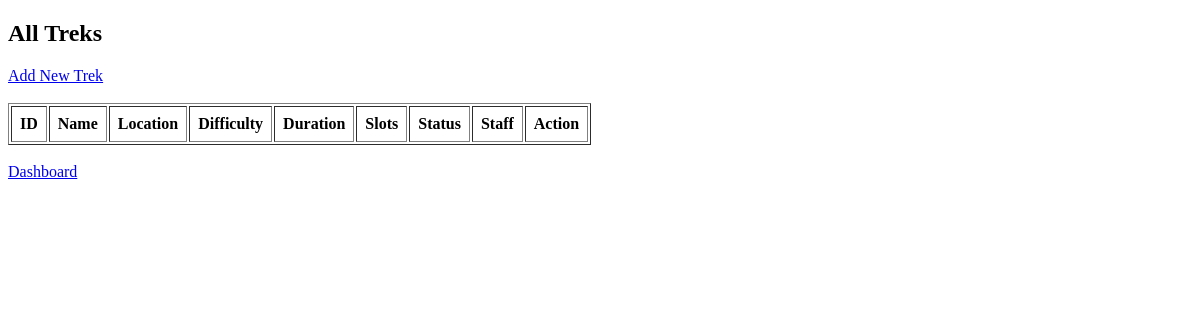
The page /view_treks (signed in) on the database as committed earlier.
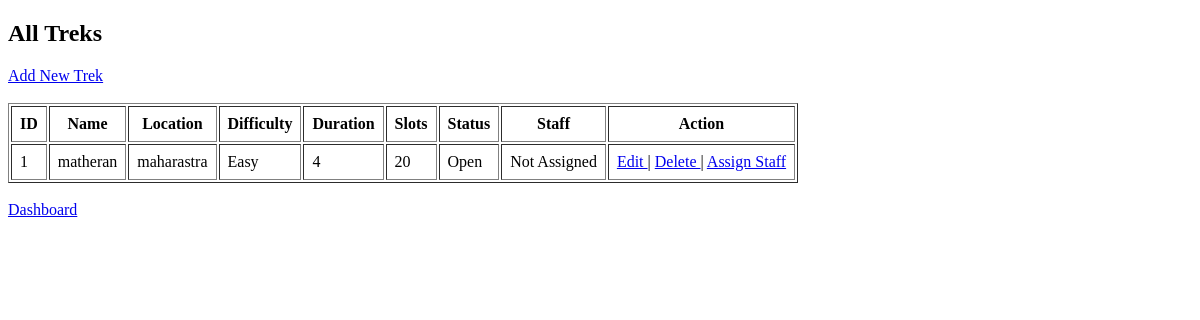
The same page on the database as committed later.
### app/models.py (models this page shows)
class Trek(db.Model):
    id = db.Column(
        db.Integer,
        primary_key=True
    )
    trek_name = db.Column(
        db.String(100),
        nullable=False
    )
    location = db.Column(
        db.String(100),
        nullable=False
    )
    difficulty = db.Column(
        db.String(20),
        nullable=False
    )
    duration = db.Column(
        db.Integer,
        nullable=False
    )
    available_slots = db.Column(
        db.Integer,
        nullable=False
    )
    start_date = db.Column(
        db.Date
    )
    end_date = db.Column(
        db.Date
    )
    status = db.Column(
        db.String(20),
        default='Pending'
    )
    assigned_staff_id = db.Column(
        db.Integer,
        db.ForeignKey('staff_profile.id')
    )
    bookings = db.relationship(
        'Booking',
        backref='trek',
        lazy=True
    )

### app/routes.py (the view)
@routes.route('/view_treks')
@login_required
def view_treks():
    if current_user.role != 'admin':
        return redirect(url_for('auth.login'))
    treks = Trek.query.all()
    return render_template(
        'view_treks.html',
        treks=treks
    )

### app/__init__.py (called while the page is built)
def create_app():
    app = Flask(__name__)
    app.config['SECRET_KEY'] = 'secret-key'
    app.config['SQLALCHEMY_DATABASE_URI'] = 'sqlite:///trekking.db'
    app.config['SQLALCHEMY_TRACK_MODIFICATIONS'] = False
    db.init_app(app)
    login_manager.init_app(app)
    from app.models import User
    @login_manager.user_loader
    def load_user(user_id):
        return User.query.get(int(user_id))
    from app.auth import auth
    from app.routes import routes
    app.register_blueprint(auth)
    app.register_blueprint(routes)
    return app

### app/templates/view_treks.html (shortened to what this page needs)
<!DOCTYPE html>
<html lang="en">
<head>
</head>
<body>
<h2>All Treks</h2>
<a href="{{ url_for('routes.add_trek') }}">
    Add New Trek
</a>
<br><br>
<table border="1" cellpadding="8">
<tr>
<th>ID</th>
<th>Name</th>
<th>Location</th>
<th>Difficulty</th>
<th>Duration</th>
<th>Slots</th>
<th>Status</th>
<th>Staff</th>
<th>Action</th>
</tr>
{% for trek in treks %}
<tr>
<td>{{ trek.id }}</td>
<td>{{ trek.trek_name }}</td>
<td>{{ trek.location }}</td>
<td>{{ trek.difficulty }}</td>
<td>{{ trek.duration }}</td>
<td>{{ trek.available_slots }}</td>
<td>{{ trek.status }}</td>
<td>
{% if trek.staff %}
{{ trek.staff.user.name }}
{% else %}
Not Assigned
{% endif %}
</td>
<td>
<a href="{{ url_for('routes.edit_trek', trek_id=trek.id) }}">
Edit
</a>
|
<a href="{{ url_for('routes.delete_trek', trek_id=trek.id) }}">
Delete
</a>
|
<a href="{{ url_for('routes.assign_staff', trek_id=trek.id) }}">
Assign Staff
</a>
</td>
</tr>
{% endfor %}
</table>
<br>
<a href="{{ url_for('routes.admin_dashboard') }}">
Dashboard
</a>
</body>
</html>

Rows that differ between the two databases and show on the page:
added Trek: id "1", trek_name "matheran", location "maharastra", difficulty "Easy", duration "4", available_slots "20", status "Open"
